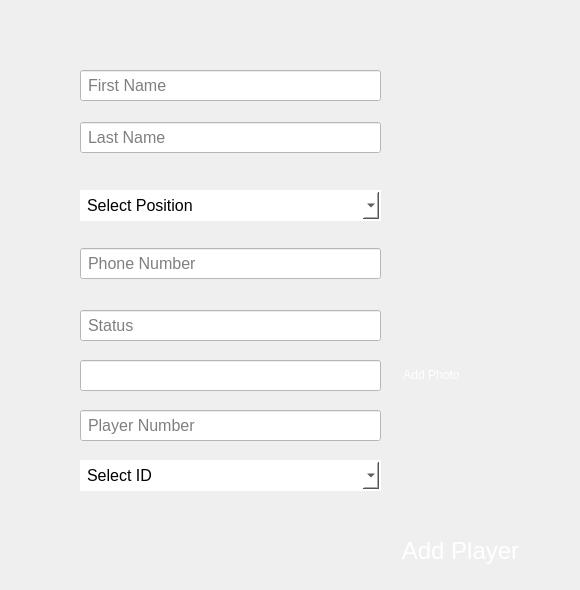
    <widget class="QWidget" name="tab_2">
     <attribute name="title">
      <string>Add Player</string>
     </attribute>
     <widget class="QLineEdit" name="firstName1">
      <property name="geometry">
       <rect>
        <x>80</x>
        <y>70</y>
        <width>301</width>
        <height>31</height>
       </rect>
      </property>
      <property name="font">
       <font>
        <family>Arial</family>
        <pointsize>-1</pointsize>
       </font>
      </property>
      <property name="styleSheet">
       <string notr="true">QLineEdit {
    background-color: white;
    padding: 5px;
    color: black;
    font-size: 16px;
}

/* Hover effect */
QLineEdit:hover {
	border:3px dashed qlineargradient(spread:pad, 
                            x1:0, y1:0, x2:1, y2:1, 
                            stop:0 rgba(255, 0, 0, 255), 
                            stop:0.41 rgba(195, 22, 58, 255), 
                            stop:1 rgba(255, 117, 0, 255));;  ;  ;
}

/* Focus effect */
QLineEdit:focus {
    border:2px solid  qlineargradient(spread:pad, 
                            x1:0, y1:0, x2:1, y2:1, 
                            stop:0 rgba(255, 0, 0, 255), 
                            stop:0.41 rgba(195, 22, 58, 255), 
                            stop:1 rgba(255, 117, 0, 255));;  ;  ;
}
</string>
      </property>
      <property name="text">
       <string/>
      </property>
      <property name="placeholderText">
       <string>First Name</string>
      </property>
     </widget>
     <widget class="QLineEdit" name="lastName">
      <property name="geometry">
       <rect>
        <x>80</x>
        <y>122</y>
        <width>301</width>
        <height>31</height>
       </rect>
      </property>
      <property name="font">
       <font>
        <family>Arial</family>
        <pointsize>-1</pointsize>
       </font>
      </property>
      <property name="styleSheet">
       <string notr="true">QLineEdit {
    background-color: white;
    padding: 5px;
    color: black;
    font-size: 16px;
}

/* Hover effect */
QLineEdit:hover {
	border:3px dashed qlineargradient(spread:pad, 
                            x1:0, y1:0, x2:1, y2:1, 
                            stop:0 rgba(255, 0, 0, 255), 
                            stop:0.41 rgba(195, 22, 58, 255), 
                            stop:1 rgba(255, 117, 0, 255));;  ;  ;
}

/* Focus effect */
QLineEdit:focus {
    border:2px solid  qlineargradient(spread:pad, 
                            x1:0, y1:0, x2:1, y2:1, 
                            stop:0 rgba(255, 0, 0, 255), 
                            stop:0.41 rgba(195, 22, 58, 255), 
                            stop:1 rgba(255, 117, 0, 255));;  ;  ;
}
</string>
      </property>
      <property name="placeholderText">
       <string>Last Name</string>
      </property>
     </widget>
     <widget class="QLineEdit" name="phoneNum">
      <property name="geometry">
       <rect>
        <x>80</x>
        <y>248</y>
        <width>301</width>
        <height>31</height>
       </rect>
      </property>
      <property name="font">
       <font>
        <family>Arial</family>
        <pointsize>-1</pointsize>
       </font>
      </property>
      <property name="styleSheet">
       <string notr="true">QLineEdit {
    background-color: white;
    padding: 5px;
    color: black;
    font-size: 16px;
}

/* Hover effect */
QLineEdit:hover {
	border:3px dashed qlineargradient(spread:pad, 
                            x1:0, y1:0, x2:1, y2:1, 
                            stop:0 rgba(255, 0, 0, 255), 
                            stop:0.41 rgba(195, 22, 58, 255), 
                            stop:1 rgba(255, 117, 0, 255));;  ;  ;
}

/* Focus effect */
QLineEdit:focus {
    border:2px solid  qlineargradient(spread:pad, 
                            x1:0, y1:0, x2:1, y2:1, 
                            stop:0 rgba(255, 0, 0, 255), 
                            stop:0.41 rgba(195, 22, 58, 255), 
                            stop:1 rgba(255, 117, 0, 255));;  ;  ;
}
</string>
      </property>
      <property name="placeholderText">
       <string>Phone Number</string>
      </property>
     </widget>
     <widget class="QComboBox" name="teamID">
      <property name="geometry">
       <rect>
        <x>80</x>
        <y>460</y>
        <width>301</width>
        <height>31</height>
       </rect>
      </property>
      <property name="cursor">
       <cursorShape>PointingHandCursor</cursorShape>
      </property>
      <property name="styleSheet">
       <string notr="true">QComboBox {
    background-color: white;
    padding: 5px;
    color: black;
    font-size: 16px;
    border: 2px solid transparent; /* Default border */
}

/* Drop-down arrow area */
QComboBox::drop-down {
    border: none;
    width: 30px;
   ; /* Keep background for drop-down */
    border-top-right-radius: 8px;
    border-bottom-right-radius: 8px;
    image: url(:/textures/textures/downArrowIcon.png);
}

/* Hover effect */
QComboBox:hover {
    border: 3px dashed qlineargradient(spread:pad, 
                            x1:0, y1:0, x2:1, y2:1, 
                            stop:0 rgba(255, 0, 0, 255), 
                            stop:0.41 rgba(195, 22, 58, 255), 
                            stop:1 rgba(255, 117, 0, 255));
}

/* Focus effect */
QComboBox:focus {
    border: 2px solid qlineargradient(spread:pad, 
                            x1:0, y1:0, x2:1, y2:1, 
                            stop:0 rgba(255, 0, 0, 255), 
                            stop:0.41 rgba(195, 22, 58, 255), 
                            stop:1 rgba(255, 117, 0, 255));
}

/* Style for the dropdown list */
QComboBox QAbstractItemView {
    background-color: white;
    border: 2px solid #C51D34;
    selection-background-color: #ff0004;
    selection-color: white;
    border-radius: 8px;
    color: black;
}
</string>
      </property>
      <property name="placeholderText">
       <string>Select ID</string>
      </property>
     </widget>
     <widget class="QLineEdit" name="status">
      <property name="geometry">
       <rect>
        <x>80</x>
        <y>310</y>
        <width>301</width>
        <height>31</height>
       </rect>
      </property>
      <property name="font">
       <font>
        <family>Arial</family>
        <pointsize>-1</pointsize>
       </font>
      </property>
      <property name="styleSheet">
       <string notr="true">QLineEdit {
    background-color: white;
    padding: 5px;
    color: black;
    font-size: 16px;
}

/* Hover effect */
QLineEdit:hover {
	border:3px dashed qlineargradient(spread:pad, 
                            x1:0, y1:0, x2:1, y2:1, 
                            stop:0 rgba(255, 0, 0, 255), 
                            stop:0.41 rgba(195, 22, 58, 255), 
                            stop:1 rgba(255, 117, 0, 255));;  ;  ;
}

/* Focus effect */
QLineEdit:focus {
    border:2px solid  qlineargradient(spread:pad, 
                            x1:0, y1:0, x2:1, y2:1, 
                            stop:0 rgba(255, 0, 0, 255), 
                            stop:0.41 rgba(195, 22, 58, 255), 
                            stop:1 rgba(255, 117, 0, 255));;  ;  ;
}
</string>
      </property>
      <property name="placeholderText">
       <string>Status</string>
      </property>
     </widget>
     <widget class="QPushButton" name="addPlayerButton">
      <property name="geometry">
       <rect>
        <x>350</x>
        <y>520</y>
        <width>221</width>
        <height>61</height>
       </rect>
      </property>
      <property name="font">
       <font>
        <pointsize>18</pointsize>
       </font>
      </property>
      <property name="cursor">
       <cursorShape>PointingHandCursor</cursorShape>
      </property>
      <property name="styleSheet">
       <string notr="true">QPushButton {
background-color:qlineargradient(spread:pad, 
                            x1:0, y1:0, x2:1, y2:1, 
                            stop:0 rgba(255, 0, 0, 255), 
                            stop:0.41 rgba(195, 22, 58, 255), 
                            stop:1 rgba(255, 117, 0, 255));;  ;  
border-radius:10px;
color:white;
}
QPushButton:hover {
    background-color: qlineargradient(x1: 0.25, y1: 0, x2: 0.75, y2: 1, 
                            stop: 0 rgba(0, 255, 254, 255),     
                            stop: 0.26 rgba(38, 170, 196, 255), 
                            stop: 0.67 rgba(89, 85, 131, 255),
                            stop: 1 rgba(0, 238, 255, 255));  ; 
}</string>
      </property>
      <property name="text">
       <string>Add Player</string>
      </property>
      <property name="icon">
       <iconset resource="resources.qrc">
        <normaloff>:/textures/textures/addIcon.png</normaloff>:/textures/textures/addIcon.png</iconset>
      </property>
      <property name="iconSize">
       <size>
        <width>50</width>
        <height>50</height>
       </size>
      </property>
     </widget>
     <widget class="QComboBox" name="positionComboBox">
      <property name="geometry">
       <rect>
        <x>80</x>
        <y>190</y>
        <width>301</width>
        <height>31</height>
       </rect>
      </property>
      <property name="cursor">
       <cursorShape>PointingHandCursor</cursorShape>
      </property>
      <property name="styleSheet">
       <string notr="true">QComboBox {
    background-color: white;
    padding: 5px;
    color: black;
    font-size: 16px;
    border: 2px solid transparent; /* Default border */
}

/* Drop-down arrow area */
QComboBox::drop-down {
    border: none;
    width: 30px;
   ; /* Keep background for drop-down */
    border-top-right-radius: 8px;
    border-bottom-right-radius: 8px;
    image: url(:/textures/textures/downArrowIcon.png);
}

/* Hover effect */
QComboBox:hover {
    border: 3px dashed qlineargradient(spread:pad, 
                            x1:0, y1:0, x2:1, y2:1, 
                            stop:0 rgba(255, 0, 0, 255), 
                            stop:0.41 rgba(195, 22, 58, 255), 
                            stop:1 rgba(255, 117, 0, 255));
}

/* Focus effect */
QComboBox:focus {
    border: 2px solid qlineargradient(spread:pad, 
                            x1:0, y1:0, x2:1, y2:1, 
                            stop:0 rgba(255, 0, 0, 255), 
                            stop:0.41 rgba(195, 22, 58, 255), 
                            stop:1 rgba(255, 117, 0, 255));
}

/* Style for the dropdown list */
QComboBox QAbstractItemView {
    background-color: white;
    border: 2px solid #C51D34;
    selection-background-color: #ff0004;
    selection-color: white;
    border-radius: 8px;
    color: black;
}
</string>
      </property>
      <property name="placeholderText">
       <string>Select Position</string>
      </property>
      <item>
       <property name="text">
        <string>GK</string>
       </property>
      </item>
      <item>
       <property name="text">
        <string>RB</string>
       </property>
      </item>
      <item>
       <property name="text">
        <string>LB</string>
       </property>
      </item>
      <item>
       <property name="text">
        <string>CB</string>
       </property>
      </item>
      <item>
       <property name="text">
        <string>CM</string>
       </property>
      </item>
      <item>
       <property name="text">
        <string>RM</string>
       </property>
      </item>
      <item>
       <property name="text">
        <string>LM</string>
       </property>
      </item>
      <item>
       <property name="text">
        <string>RW</string>
       </property>
      </item>
      <item>
       <property name="text">
        <string>LW</string>
       </property>
      </item>
      <item>
       <property name="text">
        <string>ST</string>
       </property>
      </item>
     </widget>
     <widget class="QLineEdit" name="playerNumber">
      <property name="geometry">
       <rect>
        <x>80</x>
        <y>410</y>
        <width>301</width>
        <height>31</height>
       </rect>
      </property>
      <property name="font">
       <font>
        <family>Arial</family>
        <pointsize>-1</pointsize>
       </font>
      </property>
      <property name="styleSheet">
       <string notr="true">QLineEdit {
    background-color: white;
    padding: 5px;
    color: black;
    font-size: 16px;
}

/* Hover effect */
QLineEdit:hover {
	border:3px dashed qlineargradient(spread:pad, 
                            x1:0, y1:0, x2:1, y2:1, 
                            stop:0 rgba(255, 0, 0, 255), 
                            stop:0.41 rgba(195, 22, 58, 255), 
                            stop:1 rgba(255, 117, 0, 255));;  ;  ;
}

/* Focus effect */
QLineEdit:focus {
    border:2px solid  qlineargradient(spread:pad, 
                            x1:0, y1:0, x2:1, y2:1, 
                            stop:0 rgba(255, 0, 0, 255), 
                            stop:0.41 rgba(195, 22, 58, 255), 
                            stop:1 rgba(255, 117, 0, 255));;  ;  ;
}
</string>
      </property>
      <property name="placeholderText">
       <string>Player Number</string>
      </property>
     </widget>
     <widget class="QLineEdit" name="playerImage">
      <property name="geometry">
       <rect>
        <x>80</x>
        <y>360</y>
        <width>301</width>
        <height>31</height>
       </rect>
      </property>
      <property name="font">
       <font>
        <family>Arial</family>
        <pointsize>-1</pointsize>
       </font>
      </property>
      <property name="styleSheet">
       <string notr="true">QLineEdit {
    background-color: white;
    padding: 5px;
    color: black;
    font-size: 16px;
}

/* Hover effect */
QLineEdit:hover {
	border:3px dashed qlineargradient(spread:pad, 
                            x1:0, y1:0, x2:1, y2:1, 
                            stop:0 rgba(255, 0, 0, 255), 
                            stop:0.41 rgba(195, 22, 58, 255), 
                            stop:1 rgba(255, 117, 0, 255));;  ;  ;
}

/* Focus effect */
QLineEdit:focus {
    border:2px solid  qlineargradient(spread:pad, 
                            x1:0, y1:0, x2:1, y2:1, 
                            stop:0 rgba(255, 0, 0, 255), 
                            stop:0.41 rgba(195, 22, 58, 255), 
                            stop:1 rgba(255, 117, 0, 255));;  ;  ;
}
</string>
      </property>
      <property name="placeholderText">
       <string/>
      </property>
     </widget>
     <widget class="QPushButton" name="BrowseImageButton">
      <property name="geometry">
       <rect>
        <x>390</x>
        <y>360</y>
        <width>83</width>
        <height>29</height>
       </rect>
      </property>
      <property name="styleSheet">
       <string notr="true">QPushButton {
background-color:qlineargradient(spread:pad, 
                            x1:0, y1:0, x2:1, y2:1, 
                            stop:0 rgba(255, 0, 0, 255), 
                            stop:0.41 rgba(195, 22, 58, 255), 
                            stop:1 rgba(255, 117, 0, 255));;  ;  
border-radius:10px;
color:white;
}
QPushButton:hover {
    background-color: qlineargradient(x1: 0.25, y1: 0, x2: 0.75, y2: 1, 
                            stop: 0 rgba(0, 255, 254, 255),     
                            stop: 0.26 rgba(38, 170, 196, 255), 
                            stop: 0.67 rgba(89, 85, 131, 255),
                            stop: 1 rgba(0, 238, 255, 255));  ; 
}</string>
      </property>
      <property name="text">
       <string>Add Photo</string>
      </property>
     </widget>
    </widget>
